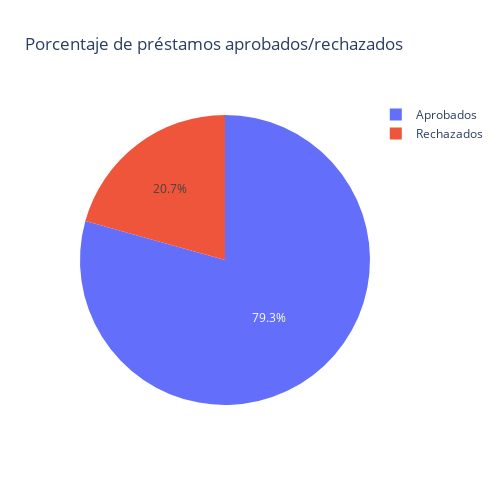

Source (notebook cell):
### Markdown cell above
Préstamos aprobados y rechazados

### Code cell
import plotly.express as px

# Calcular el porcentaje de préstamos aprobados y rechazados
loan_status_counts = round(bank_ls_train["Loan Status"].value_counts() / bank_ls_train.shape[0] * 100, 2)

# Crear un gráfico de pastel usando Plotly
fig = px.pie(
    loan_status_counts,
    values='Loan Status',
    names=["Aprobados", "Rechazados"],
    title='Porcentaje de préstamos aprobados/rechazados',
    color=["Aprobados", "Rechazados"],
    color_discrete_map={"Aprobados": "g", "Rechazados": "r"}
)
# Ajustar el tamaño del gráfico
fig.update_layout(
    width=500,
    height=500
)
fig.show()

### Figure 1 — Plotly figure (JSON) as saved in the notebook; plotly's stock layout.template omitted (floating-point values rounded to 4 significant figures)
{"data": [{"customdata": [["Aprobados"], ["Rechazados"]], "domain": {"x": [0, 1], "y": [0, 1]}, "hovertemplate": "label=%{label}<br>Loan Status=%{value}<br>color=%{customdata[0]}<extra></extra>", "labels": ["Aprobados", "Rechazados"], "legendgroup": "", "marker": {"colors": ["g", "r"]}, "name": "", "showlegend": true, "type": "pie", "values": [79.34, 20.66]}], "layout": {"height": 500, "legend": {"tracegroupgap": 0}, "title": {"text": "Porcentaje de préstamos aprobados/rechazados"}, "width": 500}}
